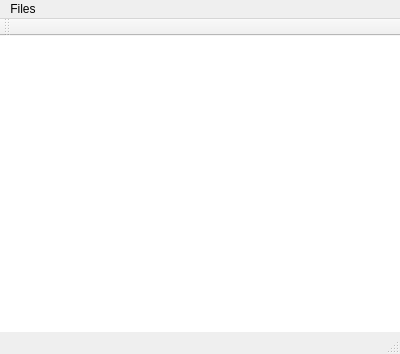
<?xml version="1.0" encoding="UTF-8"?>
<ui version="4.0">
 <class>MainWindow</class>
 <widget class="QMainWindow" name="MainWindow">
  <property name="geometry">
   <rect>
    <x>0</x>
    <y>0</y>
    <width>400</width>
    <height>354</height>
   </rect>
  </property>
  <property name="windowTitle">
   <string>MainWindow</string>
  </property>
  <widget class="QWidget" name="centralWidget">
   <widget class="qSmartLabel" name="label">
    <property name="geometry">
     <rect>
      <x>0</x>
      <y>0</y>
      <width>400</width>
      <height>300</height>
     </rect>
    </property>
    <property name="styleSheet">
     <string notr="true">background-color: rgb(255, 255, 255);</string>
    </property>
    <property name="text">
     <string/>
    </property>
   </widget>
  </widget>
  <widget class="QMenuBar" name="menuBar">
   <property name="geometry">
    <rect>
     <x>0</x>
     <y>0</y>
     <width>400</width>
     <height>21</height>
    </rect>
   </property>
   <widget class="QMenu" name="menuFiles">
    <property name="title">
     <string>Files</string>
    </property>
    <addaction name="actionLoad_Image"/>
   </widget>
   <addaction name="menuFiles"/>
  </widget>
  <widget class="QToolBar" name="mainToolBar">
   <attribute name="toolBarArea">
    <enum>TopToolBarArea</enum>
   </attribute>
   <attribute name="toolBarBreak">
    <bool>false</bool>
   </attribute>
  </widget>
  <widget class="QStatusBar" name="statusBar"/>
  <action name="actionLoad_Image">
   <property name="text">
    <string>Load Image</string>
   </property>
  </action>
 </widget>
 <layoutdefault spacing="6" margin="11"/>
 <customwidgets>
  <customwidget>
   <class>qSmartLabel</class>
   <extends>QLabel</extends>
   <header>qsmartlabel.h</header>
  </customwidget>
 </customwidgets>
 <resources/>
 <connections/>
</ui>
